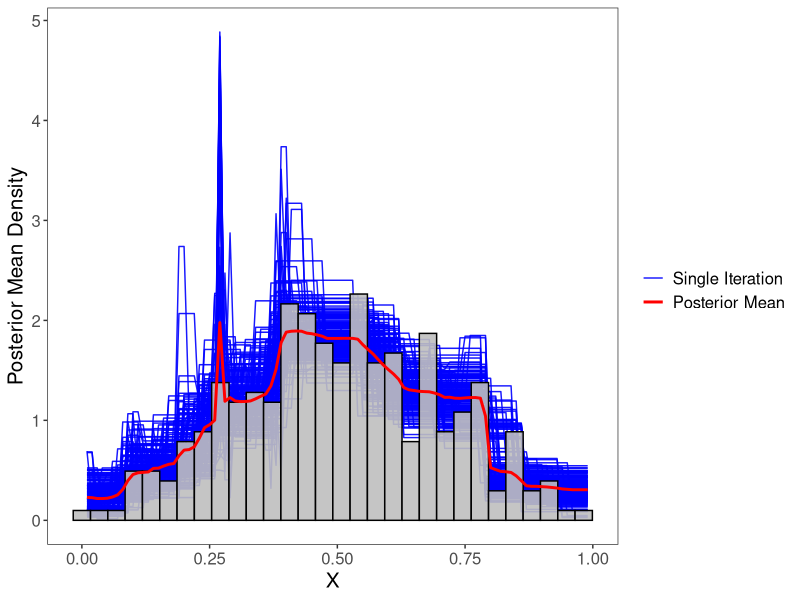

This figure's R source: (Note: this script raises an error after producing the figure.)
## ---- chunk 1
knitr::opts_chunk$set(warning = FALSE)
knitr::opts_chunk$set(message = FALSE)

library(ggplot2)
library(dplyr)
library(tidyr)
## ---- chunk 2
# Read in sample data
y <- read.csv("Data/Data_Vshape_Size300_Rep4.csv")
y <- y$x

# Cut- points from a set of test data
C <- read.csv("Data/C_Vshape_300_c7_Rep4.csv", header=TRUE)
# Bin proporitions from the same set of test data
P <- read.csv("Data/P_Vshape_300_c7_Rep4.csv", header=TRUE)

# Remove the first column with is row numbers
C <- C[,-1]
P <- P[,-1]

# Set the burnin so not plotting too much output
Burnin <- 19800
# Set the number of cut-points to a global parameters
k <<- ncol(C)

# Create a grid to estimate the densities on
input <<- seq(0.01,.99, by=.01)

# Pdf function
pdf <- function(x){
    pi <- rep(0,length(input))
    c_full <- c(0, x[1:k],1)
    p <- x[{k+1}:length(x)]
    for (j in 1:(k+1)){
      pi[which(input<c_full[(j+1)] & input>=c_full[j])]<- p[j]/(c_full[(j+1)]-c_full[j])
    }
    return(pi)
  }

# Get subsets of iterations
C_sub <- C[Burnin:nrow(C),]
P_sub <- P[Burnin:nrow(C),]

# Estimate the density at each iteration 
pdf_y_matrix <- apply(cbind(C_sub,P_sub), 1, pdf)

# Data to plot
pdf_plot <- data.frame(X=input, pdf_y_matrix)

# Stack data
pdf_plot <- pdf_plot %>% gather(Run, Density, -X) %>% filter(Density<5)

# Data to use as histogram
j_hist <- data.frame(y=y)

# Calculate the mean density estimate
pdf_mean <- data.frame(X=input, PDF= apply(pdf_y_matrix, 1, mean))

ggplot(data=j_hist, aes(y))+
  geom_line(data=pdf_plot, aes(X, Density,group=Run, color="blue"),alpha=.9)+
    geom_histogram(aes(y=..density..),fill="grey", color="black",alpha=.9)+
  geom_line(data=pdf_mean, aes(X, PDF, color="red"), size=1)+
  theme_bw()+ylab("Posterior Mean Density")+xlab("X")+
  theme(text = element_text(size=15),
        panel.grid.major = element_blank(), panel.grid.minor = element_blank())+
  scale_colour_manual(name = '',
  values =c('blue'='blue','red'='red'), labels = c('Single Iteration','Posterior Mean'))

## ---- chunk 3

fullc <- function(w, row, nsim){
y <- read.csv("Data/Data_Vshape_Size300_Rep4.csv")
y <- y$x
ys <- y

C <- read.csv("Data/C_Vshape_300_c7_Rep4.csv", header=TRUE)
P <- read.csv("Data/P_Vshape_300_c7_Rep4.csv", header=TRUE)
C <- C[,-1]
P <- P[,-1]
#w <-2
c <- as.numeric(C[row,])
Q_C_extra <- c(0, c, 1)
w_p2 <- w+2
xm <- c(Q_C_extra[w], ys[ys>=Q_C_extra[w]&ys<Q_C_extra[{w+2}]], Q_C_extra[{w+2}])
#find number of observatiosn between C[w-1] and C[w+1]
m <- length(xm)-2


#Initialize vector to contains maximums on each interval
c_max <- NA
#Initialize vector to contain minimums on each interval
#Get for first interval in the vector
c_max_choices <- c(xm[1], xm[2])
#The maximum from derivatives is Q_C_extra[w] which is xm[1]
#Pairs (c(1/2), c(1/3), c(2/3))
#Create to contain ratios of the pdf's

#option1/option2
c_max_maxes <- (Q_C_extra[w_p2]-c_max_choices[1])^(-m)/((Q_C_extra[w_p2]-c_max_choices[2])^(-m))

if (c_max_maxes>1){
  c_max[1] <- c_max_choices[1]
} else{
  c_max[1] <- c_max_choices[2]
}

if (m >1){

  for (q in 2:m){


    q_p1 <- q+1
    #Counter for data as upper bound, negative since power for denominator

    m1_p1 <- -q+1
    mm_pq_m1 <- -m+q-1
    c_max_choices <- c(xm[q], xm[q_p1], (((m-q+1)*Q_C_extra[w]+(q-1)*Q_C_extra[w_p2])/m))

    #c_max_maxes <- exp((-q+1)*log(c_max_choices-Q_C_extra[w])+(-m+q-1)*log(Q_C_extra[{w+2}]-c_max_choices))
    #Pairs (c(1/2), c(1/3), c(2/3))
    c_max_maxes <- NA
    #option1/option2
    c_max_maxes[1] <- exp(m1_p1*log(c_max_choices[1]-Q_C_extra[w])+mm_pq_m1*log(Q_C_extra[w_p2]-c_max_choices[1])-m1_p1*log(c_max_choices[2]-Q_C_extra[w])-mm_pq_m1*log(Q_C_extra[w_p2]-c_max_choices[2]))
    #Option1/option3
    c_max_maxes[2] <- exp(m1_p1*log(c_max_choices[1]-Q_C_extra[w])+mm_pq_m1*log(Q_C_extra[w_p2]-c_max_choices[1])-m1_p1*log(c_max_choices[3]-Q_C_extra[w])-mm_pq_m1*log(Q_C_extra[w_p2]-c_max_choices[3]))
    #Option2/option3
    c_max_maxes[3] <- exp(m1_p1*log(c_max_choices[2]-Q_C_extra[w])+mm_pq_m1*log(Q_C_extra[w_p2]-c_max_choices[2])-m1_p1*log(c_max_choices[3]-Q_C_extra[w])-mm_pq_m1*log(Q_C_extra[w_p2]-c_max_choices[3]))

    if (c_max_choices[3] >= xm[q] & c_max_choices[3] < xm[q_p1]){

      if (c_max_maxes[1] > 1 & c_max_maxes[2] > 1) {

        c_max[q] <- c_max_choices[1]
      } else if (c_max_maxes[1] < 1 & c_max_maxes[3] > 1) {

        c_max[q] <- c_max_choices[2]
      } else {
        c_max[q] <- c_max_choices[3]
      }
    } else if ( c_max_maxes[1] > 1) {

      c_max[q] <- c_max_choices[1]
    } else {
      c_max[q] <- c_max_choices[2]
    }


  }
}

#GET for last
c_max_choices <- c(xm[m+1], xm[m+2])

#Pairs (c(1/2), c(1/3), c(2/3))
#option1/option2
c_max_maxes <- (c_max_choices[1]-Q_C_extra[w])^(-m)/((c_max_choices[2]-Q_C_extra[w])^(-m))

if (c_max_maxes[1] > 1){

  c_max[m+1] <- c_max_choices[1]
} else {
  c_max[m+1] <- c_max_choices[2]
}

l_r <- NA
for (i in 1:{length(xm)-1}){
  if (xm[i]==c_max[i]){
    l_r[i] <- "L"
  } else {
    l_r[i] <- "U"
  }
}

p <- P[row,]
x <- runif(nsim, c[{w-1}], c[{w+1}])

pdf_kernel <- NA
for (i in 1:length(x)){
  n1 <- length(which(ys>=c[{w-1}]&ys<x[i]))
  n2 <- length(which(ys<c[{w+1}]&ys>=x[i]))

  pdf_kernel[i] <- (p[w]/(x[i]-c[{w-1}]))^n1*(p[{w+1}]/(c[{w+1}]-x[i]))^n2
   #print(i)
}
bound_plot <- NA

for (i in 1:{length(xm)-1}){
  # n1 <- length(which(ys>=c[2]&ys<c_max[i]))
  # n2 <- length(which(ys<c[4]&ys>=c_max[i]))
  n1 <- i-1
  n2 <- length(xm)-2-i+1

  bound_plot[which(x>=xm[i]&x<xm[{i+1}])] <- (p[w]/(c_max[i]-c[{w-1}]))^n1*(p[{w+1}]/(c[{w+1}]-c_max[i]))^n2
  #print(i)
}

d2 <- data.frame(x,pdf_kernel, bound_plot)
d2 <- d2 %>% arrange(x)
locations <- NA
index <- 1

for (i in 1:{length(xm)-1}){
  if (length(which(d2$x>=xm[{i+1}])>0)){
    locations[index] <- min(which(d2$x>=xm[{i+1}]))
    index <- index+1
  }
}

# locations <- NA
#
# for (i in 1:{length(xm)}){
#   locations[i] <- min(which(x>xm[{i}]))
# }
#
d2$disc <- "Cont"
d2$disc[locations] <- "Disc"

options(digits=4)

# jpeg(file = "D:\\Documents\\Dissertation - Summer 2018\\Latex Dissertation\\Images\\FullC.jpg", width=width, height=height)
ggplot(d2)+geom_point(aes(x,pdf_kernel, shape=disc, size=disc))+
  theme_bw()+xlab("x")+ylab("Full Conditional Kernel")+
  theme(text = element_text(size=15),
        panel.grid.major = element_blank(), panel.grid.minor = element_blank(),
        legend.position = "none")+
  scale_shape_manual(values=c(16,1))+
  scale_size_manual(values=c(2,6))
# dev.off()
}
fullc(3, 15000, 10000)
## ---- chunk 4
plot(1:10)
plot(10:1)
## ---- chunk 5
knitr::kable(head(mtcars, 10))
